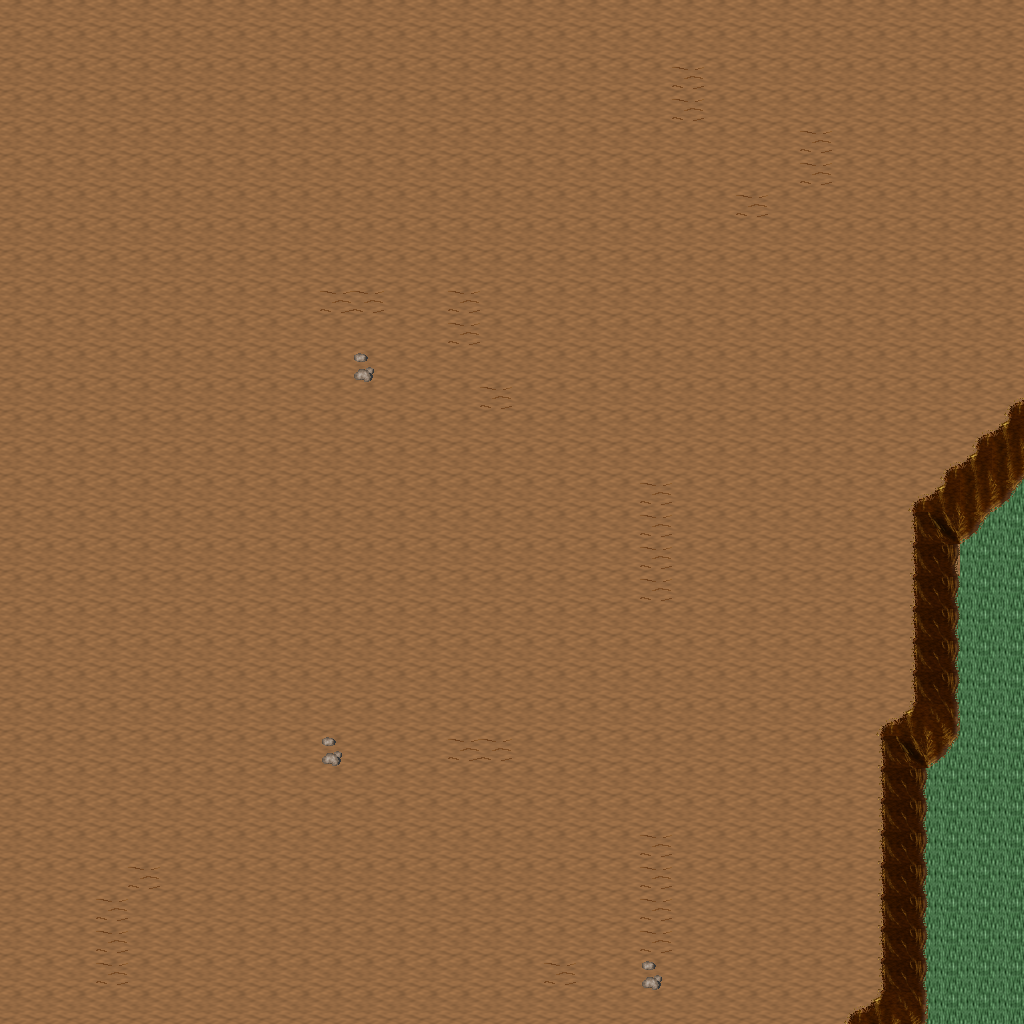

Tiled map render using the project's own tile images. Description and the map definition, with tile-layer contents summarised, below:
An orthogonal 32x32 tile map with 32x32 px tiles, 5 tile layers (Ground, Objects, Objects2, Above, ...), 1 hidden layer not drawn, 16 tilesets.

<map version="1.10" tiledversion="1.11.0" orientation="orthogonal" renderorder="right-down" width="32" height="32" tilewidth="32" tileheight="32" infinite="0" nextlayerid="11" nextobjectid="1">
 <tileset firstgid="1" name="ground_ground" tilewidth="32" tileheight="32" tilecount="33" columns="3">
  <image source="../drawable/ground_ground.png" width="96" height="352" />
 </tileset>
 <tileset firstgid="34" name="ground_ridge_earth_dark" tilewidth="32" tileheight="32" tilecount="96" columns="12">
  <image source="../drawable/ground_ridge_earth_dark.png" width="384" height="256" />
 </tileset>
 <tileset firstgid="130" name="ground_earth_edges" tilewidth="32" tileheight="32" tilecount="18" columns="6">
  <image source="../drawable/ground_earth_edges.png" width="192" height="96" />
 </tileset>
 <tileset firstgid="148" name="ground_rock_pebbles" tilewidth="32" tileheight="32" tilecount="3" columns="1">
  <image source="../drawable/ground_rock_pebbles.png" width="32" height="96" />
 </tileset>
 <tileset firstgid="151" name="plant_grasses" tilewidth="32" tileheight="32" tilecount="6" columns="3">
  <image source="../drawable/plant_grasses.png" width="96" height="64" />
 </tileset>
 <tileset firstgid="157" name="plant_flower_daisy_white" tilewidth="32" tileheight="32" tilecount="8" columns="2">
  <image source="../drawable/plant_flower_daisy_white.png" width="64" height="128" />
 </tileset>
 <tileset firstgid="165" name="plant_flower_daisy_blue" tilewidth="32" tileheight="32" tilecount="8" columns="2">
  <image source="../drawable/plant_flower_daisy_blue.png" width="64" height="128" />
 </tileset>
 <tileset firstgid="173" name="plant_flower_daisy_red" tilewidth="32" tileheight="32" tilecount="8" columns="2">
  <image source="../drawable/plant_flower_daisy_red.png" width="64" height="128" />
 </tileset>
 <tileset firstgid="181" name="plant_flower_daisy_yellow" tilewidth="32" tileheight="32" tilecount="8" columns="2">
  <image source="../drawable/plant_flower_daisy_yellow.png" width="64" height="128" />
 </tileset>
 <tileset firstgid="189" name="plant_tree_tree_green" tilewidth="32" tileheight="32" tilecount="88" columns="8">
  <image source="../drawable/plant_tree_tree_green.png" width="256" height="352" />
 </tileset>
 <tileset firstgid="277" name="logic_portal" tilewidth="32" tileheight="32" tilecount="24" columns="8">
  <image source="../drawable/logic_portal.png" width="256" height="96" />
 </tileset>
 <tileset firstgid="301" name="logic_collision" tilewidth="32" tileheight="32" tilecount="1" columns="1">
  <image source="../drawable/logic_collision.png" width="32" height="32" />
 </tileset>
 <tileset firstgid="302" name="furniture_chair_bench_wooden" tilewidth="32" tileheight="32" tilecount="8" columns="2">
  <image source="../drawable/furniture_chair_bench_wooden.png" width="64" height="128" />
 </tileset>
 <tileset firstgid="310" name="plant_stump_int_small_stump_2" tilewidth="32" tileheight="32" tilecount="1" columns="1">
  <image source="../drawable/plant_stump_int_small_stump_2.png" width="32" height="32" />
 </tileset>
 <tileset firstgid="311" name="object_well_hoist" tilewidth="32" tileheight="32" tilecount="9" columns="3">
  <image source="../drawable/object_well_hoist.png" width="96" height="96" />
 </tileset>
 <tileset firstgid="320" name="logic_creature_mutant" tilewidth="32" tileheight="32" tilecount="7" columns="7">
  <image source="../drawable/logic_creature_mutant.png" width="224" height="32" />
 </tileset>
 <layer id="1" name="Ground" width="32" height="32">
  <data>[1024 cells, 1024 non-empty, 2 distinct tile ids]</data>
 </layer>
 <layer id="2" name="Objects" width="32" height="32">
  <data>[1024 cells, 74 non-empty, 10 distinct tile ids]</data>
 </layer>
 <layer id="3" name="Objects2" width="32" height="32">
  <data>[1024 cells, 0 non-empty, 0 distinct tile ids]</data>
 </layer>
 <layer id="4" name="Above" width="32" height="32">
  <data>[1024 cells, 0 non-empty, 0 distinct tile ids]</data>
 </layer>
 <layer id="5" name="Above2" width="32" height="32">
  <data>[1024 cells, 0 non-empty, 0 distinct tile ids]</data>
 </layer>
 <layer id="6" name="Walkable" width="32" height="32" visible="0">
  <data>[1024 cells, 40 non-empty, 1 distinct tile ids]</data>
 </layer>
 <objectgroup id="7" name="Mapevents" />
 <objectgroup id="8" name="Spawn" />
 <objectgroup id="9" name="Keys" />
 <objectgroup id="10" name="Replace" />
</map>
